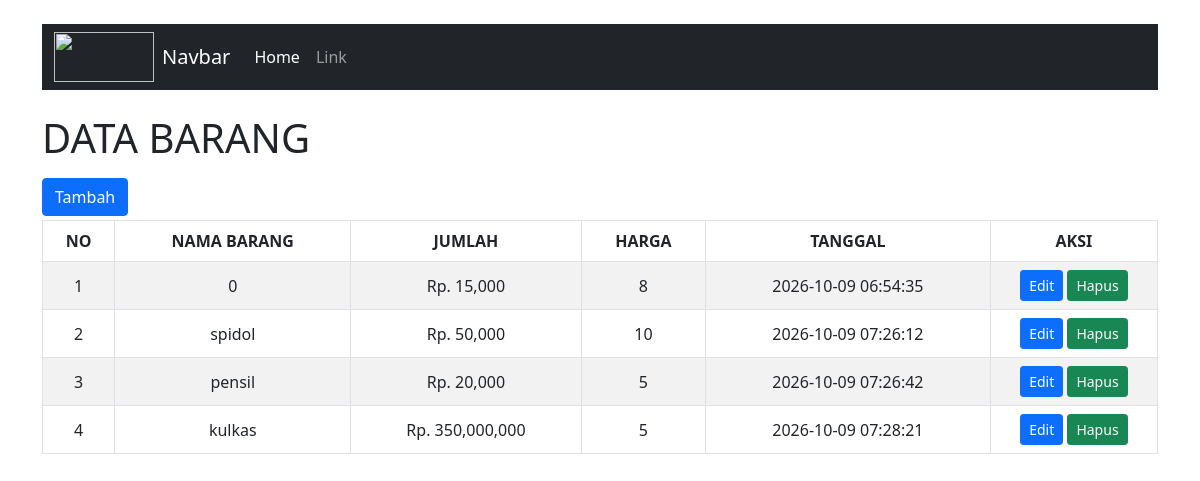
The app's page /index2.php with its own data.
### config/controller.php (called while the page is built, shortened)
<?php
function select($query)
{
    global $db;
    $result = mysqli_query($db, $query);
    $rows = [];
    while ($row = mysqli_fetch_assoc($result)) {
        $rows[] = $row;
    }
    return $rows;
}

### index2.php (the view)
<?php include 'layout2/header.php'; ?>
        <h1 class="mb-3">DATA BARANG</h1>
        <a href="form-tambah.php" class="btn btn-primary mb-1">Tambah</a>
        <table class="table table-bordered table-striped align-middle text-center">
          <thead>
            <tr>
              <th>NO</th>
              <th scope="col">NAMA BARANG</th>
              <th scope="col">JUMLAH</th>
              <th scope="col">HARGA</th>
              <th scope="col">TANGGAL</th>
              <th scope="col">AKSI</th>
            </tr>
          </thead>
          <tbody>
            <?php $no = 1; ?>
            <?php foreach ($data_barang as $barang) : ?>
            <tr>
              <td><?= $no++; ?></td>
                    <td><?= $barang['nama']; ?></td>
                    <td>Rp. <?=number_format($barang['harga'], 0, ',', ','); ?></td>
                    <td><?= $barang['jumlah']; ?></td>
                    <td><?= $barang['tanggal']; ?></td>
                    <td width="15%" class="text-center">
                        <button type="button" class="btn btn-primary btn-sm">Edit</button>
                        <button type="button" class="btn btn-success btn-sm">Hapus</button>
                    </td>
            </tr>
            <?php endforeach; ?>
          </tbody>
        </table>
    </div>
    <?php include 'layout2/footer.php'; ?>

### layout2/header.php (shortened to what this page needs)
<?php
$data_barang = select("SELECT * FROM `data barang`");
?>
<!doctype html>
<html lang="en">
  <head>
    <link href="https://cdn.jsdelivr.net/npm/bootstrap@5.0.2/dist/css/bootstrap.min.css" rel="stylesheet">
  </head>
  <body>
    <div class="container mt-4">
        <nav class="navbar navbar-expand-lg navbar-dark bg-dark mb-4">
          <div class="container-fluid">
            <img src="logo rpl/logo.png" width=100 height=50>
            <a class="navbar-brand ms-2" href="#">Navbar</a>
            <div class="collapse navbar-collapse" id="navbarSupportedContent">
              <ul class="navbar-nav me-auto mb-2 mb-lg-0">
                <li class="nav-item">
                  <a class="nav-link active" aria-current="page" href="#">Home</a>
                </li>
                <li class="nav-item">
                  <a class="nav-link" href="#">Link</a>
                </li>
              </ul>
            </div>
          </div>
        </nav>

### layout2/footer.php (shortened to what this page needs)
  </body>
</html>

### records on screen
data barang: nama "0", harga "15,000", jumlah "8", tanggal "2026-10-09 06:54:35"
data barang: nama "spidol", harga "50,000", jumlah "10", tanggal "2026-10-09 07:26:12"
data barang: nama "pensil", harga "20,000", jumlah "5", tanggal "2026-10-09 07:26:42"
data barang: nama "kulkas", harga "350,000,000", jumlah "5", tanggal "2026-10-09 07:28:21"
